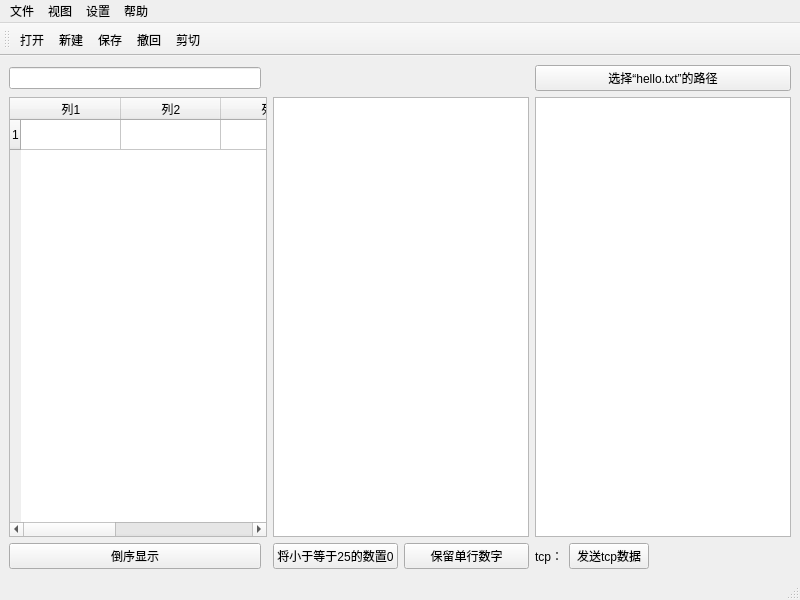
<?xml version="1.0" encoding="UTF-8"?>
<ui version="4.0">
 <class>MainWindow</class>
 <widget class="QMainWindow" name="MainWindow">
  <property name="geometry">
   <rect>
    <x>0</x>
    <y>0</y>
    <width>800</width>
    <height>600</height>
   </rect>
  </property>
  <property name="windowTitle">
   <string>MainWindow</string>
  </property>
  <widget class="QWidget" name="centralwidget">
   <layout class="QGridLayout" name="gridLayout">
    <item row="0" column="2">
     <widget class="MyWidget" name="widget" native="true"/>
    </item>
    <item row="1" column="2">
     <widget class="QTreeView" name="treeView"/>
    </item>
    <item row="1" column="0" colspan="2">
     <widget class="QTableWidget" name="tableWidget">
      <row>
       <property name="text">
        <string>1</string>
       </property>
      </row>
      <column>
       <property name="text">
        <string>列1</string>
       </property>
      </column>
      <column>
       <property name="text">
        <string>列2</string>
       </property>
      </column>
      <column>
       <property name="text">
        <string>列3</string>
       </property>
      </column>
      <column>
       <property name="text">
        <string>列4</string>
       </property>
      </column>
      <column>
       <property name="text">
        <string>列5</string>
       </property>
      </column>
     </widget>
    </item>
    <item row="0" column="0">
     <widget class="QLineEdit" name="lineEdit"/>
    </item>
    <item row="2" column="2">
     <layout class="QHBoxLayout" name="horizontalLayout">
      <item>
       <widget class="QPushButton" name="btnChange">
        <property name="text">
         <string>将小于等于25的数置0</string>
        </property>
       </widget>
      </item>
      <item>
       <widget class="QPushButton" name="btnDelete">
        <property name="text">
         <string>保留单行数字</string>
        </property>
       </widget>
      </item>
     </layout>
    </item>
    <item row="2" column="0">
     <widget class="QPushButton" name="pushButton">
      <property name="text">
       <string>倒序显示</string>
      </property>
     </widget>
    </item>
    <item row="1" column="3">
     <widget class="QTextEdit" name="textEdit"/>
    </item>
    <item row="2" column="3">
     <layout class="QHBoxLayout" name="horizontalLayout_3">
      <item>
       <widget class="QLabel" name="label">
        <property name="text">
         <string>tcp：</string>
        </property>
       </widget>
      </item>
      <item>
       <widget class="QPushButton" name="btnSendTcpData">
        <property name="text">
         <string>发送tcp数据</string>
        </property>
       </widget>
      </item>
      <item>
       <spacer name="horizontalSpacer">
        <property name="orientation">
         <enum>Qt::Horizontal</enum>
        </property>
        <property name="sizeHint" stdset="0">
         <size>
          <width>40</width>
          <height>20</height>
         </size>
        </property>
       </spacer>
      </item>
     </layout>
    </item>
    <item row="0" column="3">
     <widget class="QPushButton" name="btnSelect">
      <property name="text">
       <string>选择“hello.txt”的路径</string>
      </property>
     </widget>
    </item>
   </layout>
  </widget>
  <widget class="QMenuBar" name="menubar">
   <property name="geometry">
    <rect>
     <x>0</x>
     <y>0</y>
     <width>800</width>
     <height>21</height>
    </rect>
   </property>
   <widget class="QMenu" name="menu">
    <property name="title">
     <string>文件</string>
    </property>
   </widget>
   <widget class="QMenu" name="menu_2">
    <property name="title">
     <string>视图</string>
    </property>
    <addaction name="action"/>
   </widget>
   <widget class="QMenu" name="menu_3">
    <property name="title">
     <string>设置</string>
    </property>
   </widget>
   <widget class="QMenu" name="menu_4">
    <property name="title">
     <string>帮助</string>
    </property>
   </widget>
   <addaction name="menu"/>
   <addaction name="menu_2"/>
   <addaction name="menu_3"/>
   <addaction name="menu_4"/>
  </widget>
  <widget class="QStatusBar" name="statusbar"/>
  <widget class="QToolBar" name="toolBar">
   <property name="windowTitle">
    <string>toolBar</string>
   </property>
   <attribute name="toolBarArea">
    <enum>TopToolBarArea</enum>
   </attribute>
   <attribute name="toolBarBreak">
    <bool>false</bool>
   </attribute>
   <addaction name="actOpen"/>
   <addaction name="actNew"/>
   <addaction name="actSave"/>
   <addaction name="actUndo"/>
   <addaction name="actCut"/>
  </widget>
  <action name="action">
   <property name="text">
    <string>打开新页面</string>
   </property>
  </action>
  <action name="actOpen">
   <property name="icon">
    <iconset theme="://Image/open.png" resource="resource.qrc">
     <normaloff>:/Image/open.png</normaloff>:/Image/open.png</iconset>
   </property>
   <property name="text">
    <string>打开</string>
   </property>
   <property name="toolTip">
    <string>打开</string>
   </property>
  </action>
  <action name="actNew">
   <property name="icon">
    <iconset theme="://Image/new.png" resource="resource.qrc">
     <normaloff>:/Image/new.png</normaloff>:/Image/new.png</iconset>
   </property>
   <property name="text">
    <string>新建</string>
   </property>
   <property name="toolTip">
    <string>新建</string>
   </property>
  </action>
  <action name="actSave">
   <property name="icon">
    <iconset theme="://Image/save.png" resource="resource.qrc">
     <normaloff>:/Image/save.png</normaloff>:/Image/save.png</iconset>
   </property>
   <property name="text">
    <string>保存</string>
   </property>
   <property name="toolTip">
    <string>保存</string>
   </property>
  </action>
  <action name="actUndo">
   <property name="icon">
    <iconset theme="://Image/edit_undo.png" resource="resource.qrc">
     <normaloff>:/Image/edit_undo.png</normaloff>:/Image/edit_undo.png</iconset>
   </property>
   <property name="text">
    <string>撤回</string>
   </property>
   <property name="toolTip">
    <string>撤回</string>
   </property>
  </action>
  <action name="actCut">
   <property name="icon">
    <iconset theme="://Image/cut.png" resource="resource.qrc">
     <normaloff>:/Image/cut.png</normaloff>:/Image/cut.png</iconset>
   </property>
   <property name="text">
    <string>剪切</string>
   </property>
   <property name="toolTip">
    <string>剪切</string>
   </property>
  </action>
 </widget>
 <customwidgets>
  <customwidget>
   <class>MyWidget</class>
   <extends>QWidget</extends>
   <header>mywidget.h</header>
   <container>1</container>
  </customwidget>
 </customwidgets>
 <resources>
  <include location="resource.qrc"/>
 </resources>
 <connections/>
</ui>
